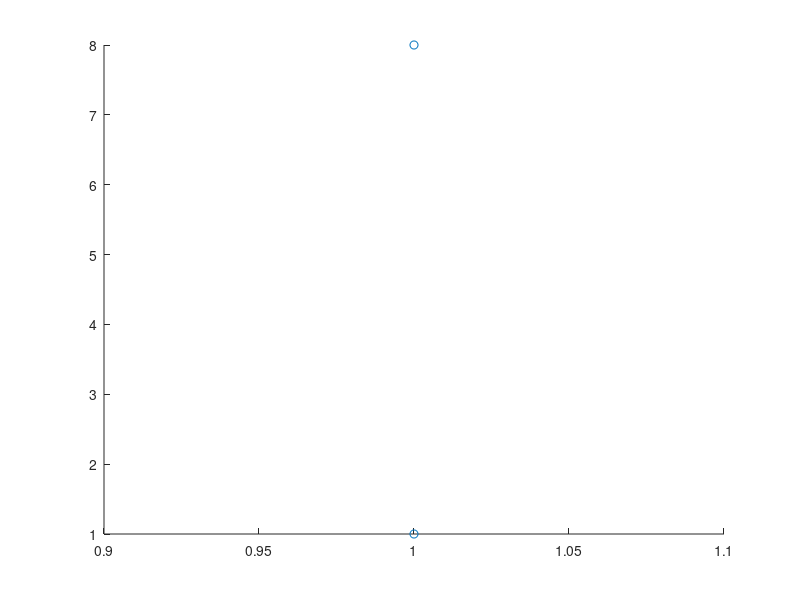

The MATLAB source for this figure:
xypos=[1 2;1 8;NaN NaN;NaN NaN;NaN NaN;NaN NaN]


s=sum(~isnan(xypos),1)

if s(1)>2,
    z=10000;
else
    

[row, col] = find(~isnan(xypos));
ur=unique(row)
uc=unique(col)
    
mx=[xypos(1,1) xypos(2,1)]    
my=[xypos(2,1) xypos(2,2)]

scatter(mx,my)
    
end
